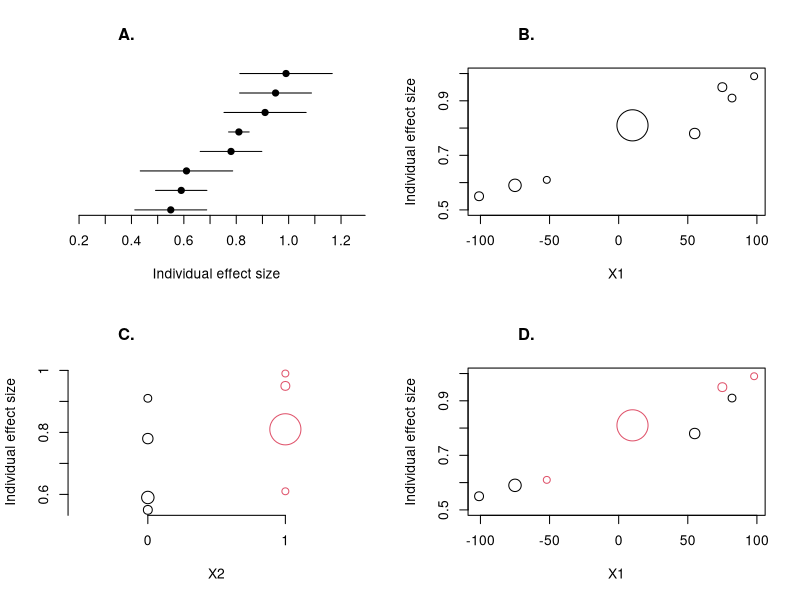
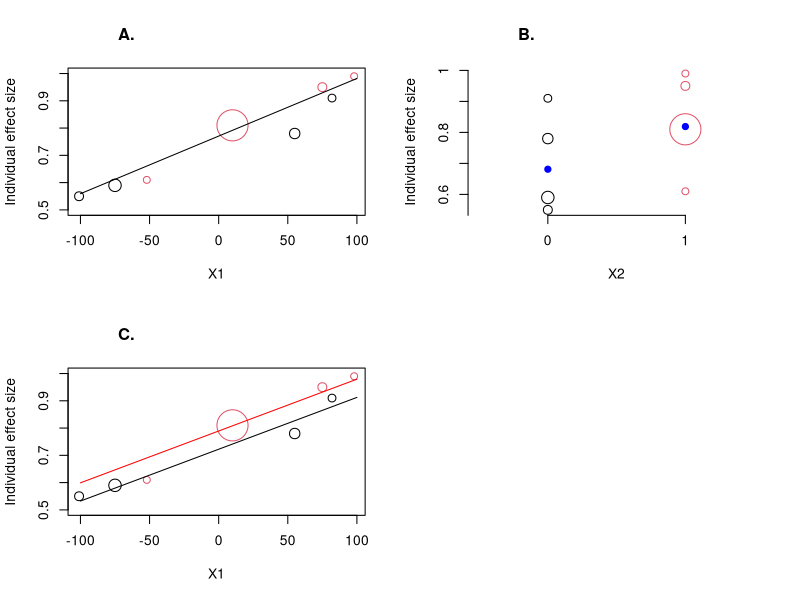

The R source for these figures, in order: (Note: this script raises an error after producing the figures.)
# kensyn Package. Knowledge synthesis in Agriculture : from experimental network to meta-analyisis.
# ch06. Meta-analysis : code for illustrating the main principles of meta-regression with nlme and metafor
# David Makowski (INRA) 2017-11-01
library(nlme)
library(metafor)

# fictive dataset
TAB<-data.frame(
X1=c(-101,-52, -75, 10, 55, 82, 75, 98),
X2=c(0,1,0,1,0,0,1,1),
Ratio=c(0.55, 0.61, 0.59,0.81, 0.78, 0.91, 0.95, 0.99),
sdRatio=c(0.07, 0.09, 0.05, 0.02, 0.06,0.08, 0.07, 0.09))
TAB<-TAB[order(TAB$Ratio),]
TAB$Studies=1:8
TAB

#Graphical presentation
par(mfrow=c(2,2))
plot(TAB$Ratio, 1:8, ylab=" ", xlab="Individual effect size", axes=F,xlim=c(0.2,1.25), pch=19)
for (i in 1:8) {
lines(c(TAB$Ratio[i]-1.96*TAB$sdRatio[i], TAB$Ratio[i]+1.96*TAB$sdRatio[i]), c(i,i))		
}
axis(1,at=seq(0.2, 1.3, by=0.1))
title("A.                                    ")
precision<-0.1/TAB$sdRatio
plot(TAB$X1, TAB$Ratio, cex=precision,xlab="X1", ylab="Individual effect size",ylim=c(0.5,1))
title("B.                                    ")
plot(TAB$X2, TAB$Ratio, cex=precision,xlab="X2", ylab="Individual effect size", xlim=c(-0.5,1.5), axes=F, col=(TAB$X2+1))
axis(1, at=c(0,1), labels=c(0,1))
axis(2, at=seq(0.5,1,by=0.1), labels=seq(0.5,1,by=0.1))
title("C.                                    ")
plot(TAB$X1, TAB$Ratio, cex=precision,xlab="X1", ylab="Individual effect size",col=(TAB$X2+1),ylim=c(0.5,1))
title("D.                                    ")

# Heterogeneity

V<-TAB$sdRatio^2
#W is a vector including weights associated with Y data (inverse of variance)
W<-1/V
Y<-TAB$Ratio
Q<-sum(W*Y^2)-((sum(W*Y))^2)/sum(W)
1-pchisq(Q,length(Y)-1)

# Fixed-effects models
X1<-TAB$X1
X2<-TAB$X2

#Adjustment of fixed effect models with the glm function
mod1<-glm(Y~X1,weights=W)
summary(mod1)

# shown in chapter
mod2<-glm(Y~X2,weights=W)
summary(mod2)

mod3<-glm(Y~X1+X2,weights=W)
summary(mod3)

# ploting the regression
par(mfrow=c(2,2))
plot(TAB$X1, TAB$Ratio, cex=precision,xlab="X1", ylab="Individual effect size",ylim=c(0.5,1),col=(TAB$X2+1))
lines(-100:100, coef(mod1)[1]+coef(mod1)[2]*(-100:100))
title("A.                                    ")
plot(TAB$X2, TAB$Ratio, cex=precision,xlab="X2", ylab="Individual effect size", xlim=c(-0.5,1.5), axes=F, col=(TAB$X2+1))
axis(1, at=c(0,1), labels=c(0,1))
axis(2, at=seq(0.5,1,by=0.1), labels=seq(0.5,1,by=0.1))
title("B.                                    ")
points(0,coef(mod2)[1], pch=19, col="blue")
points(1, coef(mod2)[1]+coef(mod2)[2], pch=19, col="blue")
print(coef(mod2)[1])
print(coef(mod2)[1]+coef(mod2)[2])
plot(TAB$X1, TAB$Ratio, cex=precision,xlab="X1", ylab="Individual effect size",col=(TAB$X2+1),ylim=c(0.5,1))
title("C.                                    ")
lines(-100:100, coef(mod3)[1]+coef(mod3)[2]*(-100:100))
lines(-100:100, coef(mod3)[1]+coef(mod3)[2]*(-100:100)+coef(mod3)[3],col="red")

# Test of heterogeneity for the three models
Qres<-sum(W*mod1$residuals^2)
1-pchisq(Qres,length(Y)-2)
Qres<-sum(W*mod2$residuals^2)
1-pchisq(Qres,length(Y)-2)
Qres<-sum(W*mod3$residuals^2)
1-pchisq(Qres,length(Y)-3)

########################################################################################
# Random-effects models
# Adjust random effects models with the lme function of the package nlme
Data<-groupedData(Y~X1+X2|Studies, data=TAB)

mod1RE<-lme(Y~X1, random=~1,weights=varFixed(~V), data=Data)
summary(mod1RE)

# shown in chapter
mod2RE<-lme(Y~X2, random=~1,weights=varFixed(~V), data=Data)
summary(mod2RE)

mod3RE<-lme(Y~X1+X2, random=~1,weights=varFixed(~V), data=Data)
summary(mod3RE)

# ploting the regression
plot(TAB$X2, TAB$Ratio, cex=precision,xlab="X2", ylab="Individual effect size", xlim=c(-0.5,1.5), axes=F, col=(TAB$X2+1))
axis(1, at=c(0,1), labels=c(0,1))
axis(2, at=seq(0.5,1,by=0.1), labels=seq(0.5,1,by=0.1))
title("D.                                    ")
points(0,mod2RE$coefficients$fixed[1], pch=19, col="blue")
points(1, mod2RE$coefficients$fixed[1]+mod2RE$coefficients$fixed[2], pch=19, col="blue")
print(mod2RE$coefficients$fixed[1])
print(mod2RE$coefficients$fixed[1]+mod2RE$coefficients$fixed[2])

# Random-effects models with package metafor
mod1rma<-rma(yi=Y, vi=V, mods=~X1,method="REML")
summary(mod1rma)

# shown in chapter
mod2rma<-rma(yi=Y, vi=V, mods=~factor(X2),method="REML")
summary(mod2rma)

mod3rma<-rma(yi=Y, vi=V, mods=~X1+factor(X2),method="REML")
summary(mod3rma)

# end of file
